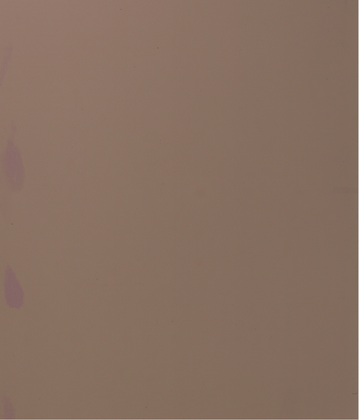
%> input picture data/defect.png, 359 x 420 px, shrunk from 643 x 752 before the run
$ octave defect_detection.m   (GNU Octave 9; MATLAB toolbox functions it lacks are replaced by stand-ins)
%> lines starting %> are read from the running program, lines starting %| are printed output that depends on the picture
### src/dehaze_fast.m
function [ radiance ] = dehaze_fast( image, omega, win_size )
%> called with omega = 0.95, win_size = 15
%DEHZE Summary of this function goes here
%   Detailed explanation goes here

if ~exist('omega', 'var')
    omega = 0.95;
end

if ~exist('win_size', 'var')
    win_size = 15;
end

r = 15;
res = 0.001;

[m, n, ~] = size(image);
%> m = 420; n = 359

dark_channel = get_dark_channel(image, win_size);

atmosphere = get_atmosphere(image, dark_channel);

trans_est = get_transmission_estimate(image, atmosphere, omega, win_size);

x = guided_filter(rgb2gray(image), trans_est, r, res);

transmission = reshape(x, m, n);

radiance = get_radiance(image, transmission, atmosphere);

end

### src/get_dark_channel.m
function dark_channel = get_dark_channel(image, win_size)
%> called with win_size = 15

[m, n, ~] = size(image);
%> m = 420; n = 359

pad_size = floor(win_size/2);

padded_image = padarray(image, [pad_size pad_size], Inf);
%> padded_image: size 434x373x3 double; 6.86% of the values are NaN or infinite; the others: min 0.302, max 0.788, mean 0.451

dark_channel = zeros(m, n);

for j = 1 : m
    for i = 1 : n
        patch = padded_image(j : j + (win_size-1), i : i + (win_size-1), :);

        dark_channel(j,i) = min(patch(:));
     end
end
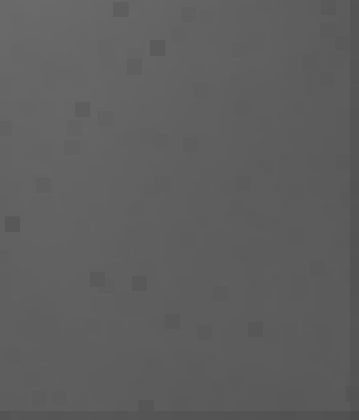
%> dark_channel: size 420x359 double; min 0.302, max 0.416, mean 0.371

end

### src/get_atmosphere.m
function atmosphere = get_atmosphere(image, dark_channel)

[m, n, ~] = size(image);
n_pixels = m * n;
%> n_pixels = 150780

n_search_pixels = floor(n_pixels * 0.01);
%> n_search_pixels = 1507

dark_vec = reshape(dark_channel, n_pixels, 1);

image_vec = reshape(image, n_pixels, 3);

[~, indices] = sort(dark_vec, 'descend');

accumulator = zeros(1, 3);

for k = 1 : n_search_pixels
    accumulator = accumulator + image_vec(indices(k),:);
end
%> this loop made 1507 passes
%> accumulator on passes 1 to 3: [0.584 0.478 0.427], [1.16 0.953 0.847], [1.75 1.43 1.27]
%> after the loop, accumulator = [873.8 710.5 632.8]

atmosphere = accumulator / n_search_pixels;
%> atmosphere = [0.58 0.471 0.42]

end

### src/defect_detection.m
clear all
close all
image = im2double(imread('../data/defect.png'));
figure,imshow(image)
result = dehaze_fast(image, 0.95, 15);
%> the run ends on the next line

$ run again, with data/不明显瑕疵.png copied over data/defect.png
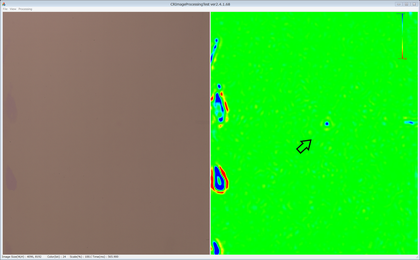
%> input picture data/不明显瑕疵.png, 420 x 260 px, shrunk from 1305 x 807 before the run
%> padded_image: size 274x434x3 double; 8.17% of the values are NaN or infinite; the others: min 0, max 1, mean 0.438
%> after the loop in get_dark_channel, `for j = 1 : m`:
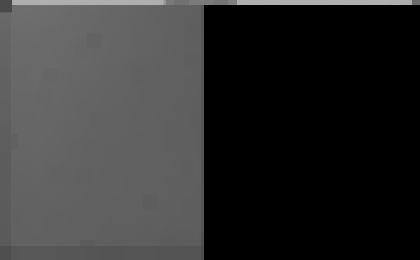
%> dark_channel: size 260x420 double; min 0, max 0.686, mean 0.194
%> the loop in get_atmosphere, `for k = 1 : n_search_pixels` made 1092 passes
%> accumulator on passes 1 to 3: [0.686 0.722 0.761], [1.46 1.56 1.65], [2.23 2.38 2.53]
%> after the loop in get_atmosphere, `for k = 1 : n_search_pixels`: accumulator = [831.6 887.2 943.8]
%> in get_atmosphere, `atmosphere = accumulator / n_search_pixels;`: atmosphere = [0.762 0.812 0.864]
